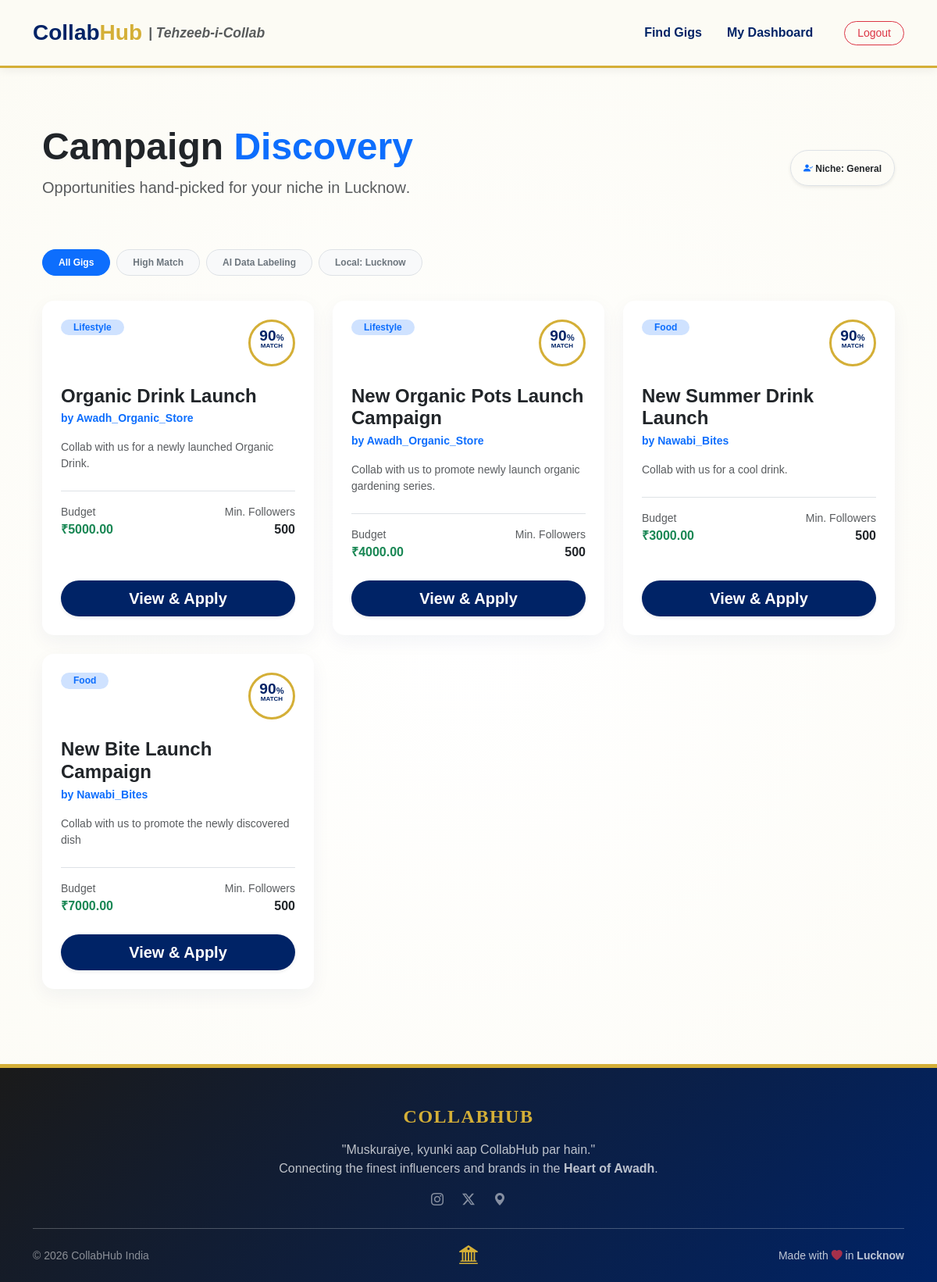
The page /feed/ (signed in) on the database its author committed.
### hub/models.py (models this page shows, shortened)
class User(AbstractUser):
    is_brand = models.BooleanField(default=False)
    is_influencer = models.BooleanField(default=False)

class Campaign(models.Model):
    brand = models.ForeignKey(User, on_delete=models.CASCADE, related_name='campaigns')
    title = models.CharField(max_length=200)
    description = models.TextField()
    budget = models.DecimalField(max_digits=10, decimal_places=2)
    required_niche = models.CharField(max_length=50)
    min_followers = models.PositiveIntegerField(default=0)
    created_at = models.DateTimeField(auto_now_add=True)
    is_active = models.BooleanField(default=True)

### hub/views.py (the view)
# urls.py: path('feed/', views.CampaignFeedView.as_view(), name='campaign_feed'),
class CampaignFeedView(LoginRequiredMixin, ListView):
    model = Campaign
    template_name = 'hub/campaign_feed.html'
    context_object_name = 'campaigns'
    def get_queryset(self):
        return Campaign.objects.all().order_by('-created_at')

### hub/templates/hub/campaign_feed.html
{% extends 'hub/base.html' %}
{% load static %}
{% block content %}
<div class="container py-5">
    <div class="row mb-5 align-items-center">
        <div class="col-md-8">
            <h1 class="display-5 fw-bold text-dark">Campaign <span class="text-primary">Discovery</span></h1>
            <p class="lead text-muted">Opportunities hand-picked for your niche in <strong>{{ user.profile.location|default:"Lucknow" }}</strong>.</p>
        </div>
        <div class="col-md-4 text-md-end">
            <div class="badge text-dark shadow-sm p-3 rounded-pill border">
                <i class="bi bi-person-check-fill text-primary"></i>
                Niche: <strong>{{ user.profile.niche|title|default:"General" }}</strong>
            </div>
        </div>
    </div>
    <div class="d-flex gap-2 mb-4 overflow-auto pb-2">
        <span class="badge rounded-pill filter-pill active">All Gigs</span>
        <span class="badge rounded-pill filter-pill">High Match</span>
        <span class="badge rounded-pill filter-pill">AI Data Labeling</span>
        <span class="badge rounded-pill filter-pill">Local: Lucknow</span>
    </div>
    <div class="row row-cols-1 row-cols-md-2 row-cols-xl-3 g-4">
        {% for campaign in campaigns %}
            <div class="col">
                <div class="card h-100 campaign-card shadow-sm border-0 rounded-4 overflow-hidden">
                    <div class="card-header bg-transparent border-0 pt-4 px-4 d-flex justify-content-between align-items-start">
                        <span class="badge rounded-pill bg-primary-subtle text-primary px-3">{{ campaign.required_niche }}</span>
                        <div class="match-circle">
                            <span class="score-num">{{ campaign.match_score|default:"90" }}</span><span class="percent">%</span>
                            <small class="d-block">Match</small>
                        </div>
                    </div>
                    <div class="card-body px-4">
                        <h4 class="card-title fw-bold mb-1">{{ campaign.title }}</h4>
                        <p class="text-primary fw-semibold small mb-3">by {{ campaign.brand.username }}</p>
                        <p class="card-text text-muted small mb-4">{{ campaign.description|truncatewords:20 }}</p>
                        <div class="campaign-meta d-flex justify-content-between border-top pt-3">
                            <div class="meta-item">
                                <small class="text-muted d-block small">Budget</small>
                                <span class="fw-bold text-success">₹{{ campaign.budget }}</span>
                            </div>
                            <div class="meta-item text-end">
                                <small class="text-muted d-block small">Min. Followers</small>
                                <span class="fw-bold text-dark">{{ campaign.min_followers|default:"500" }}</span>
                            </div>
                        </div>
                    </div>
                    <div class="card-footer bg-transparent border-0 pb-4 px-4">
                        <a href="{% url 'apply_to_campaign' campaign.id %}" class="btn btn-primary w-100 btn-lg rounded-pill shadow-sm">View & Apply</a>
                    </div>
                </div>
            </div>
        {% empty %}
            <div class="col-12 text-center py-5">
                <h3 class="text-muted">No campaigns found for your niche.</h3>
                <a href="{% url 'profile_edit' %}" class="btn btn-link">Update your profile</a>
            </div>
        {% endfor %}
    </div>
</div>
{% endblock %}

### hub/templates/hub/base.html (shortened to what this page needs)
{% load static %}
<!DOCTYPE html>
<html lang="en">
<head>
    <link href="https://cdn.jsdelivr.net/npm/bootstrap@5.3.0/dist/css/bootstrap.min.css" rel="stylesheet">
    <link rel="stylesheet" href="https://cdn.jsdelivr.net/npm/bootstrap-icons@1.11.1/font/bootstrap-icons.css">
    <link rel="stylesheet" href="{% static 'css/style.css' %}">
</head>
<body class="d-flex flex-column min-vh-100">
<nav class="navbar navbar-expand-lg navbar-nawabi py-3">
    <div class="container">
        <a class="navbar-brand d-flex align-items-center" href="{% url 'home' %}">
            <span class="fs-3 fw-bold" style="color: var(--royal-navy);">Collab</span>
            <span class="fs-3 fw-bold" style="color: var(--nawabi-gold);">Hub</span>
            <small class="ms-2 text-muted d-none d-md-inline" style="font-style: italic;">| Tehzeeb-i-Collab</small>
        </a>
        <div class="collapse navbar-collapse justify-content-end" id="navbarNav">
            <ul class="navbar-nav align-items-center gap-3">
                <li class="nav-item"><a class="nav-link nav-link-nawabi" href="{% url 'campaign_feed' %}">Find Gigs</a></li>
                {% if user.is_authenticated %}
                    <li class="nav-item">
                        <a class="nav-link nav-link-nawabi" href="{% url 'dashboard' %}">My Dashboard</a>
                    </li>
                    <li class="nav-item ms-lg-3">
                        <form action="{% url 'logout' %}" method="post" class="d-inline">
                            <button type="submit" class="btn btn-outline-danger btn-sm rounded-pill px-3">Logout</button>
                        </form>
                    </li>
                {% endif %}
            </ul>
        </div>
    </div>
</nav>
<main class="flex-grow-1">
    <div class="container mt-4">
        {% block content %}
        {% endblock %}
    </div>
</main>
<footer class="footer-nawabi pt-5 pb-3 mt-5">
    <div class="container text-center">
        <div class="row justify-content-center mb-4">
            <div class="col-md-6">
                <h4 class="footer-heading fw-bold mb-3">COLLABHUB</h4>
                <p class="text-light opacity-75">
                    "Muskuraiye, kyunki aap CollabHub par hain." <br>
                    Connecting the finest influencers and brands in the <strong>Heart of Awadh</strong>.
                </p>
                <div class="d-flex justify-content-center gap-4 mt-3">
                    <a href="#" class="text-white opacity-50 hover-gold"><i class="bi bi-instagram"></i></a>
                    <a href="#" class="text-white opacity-50 hover-gold"><i class="bi bi-twitter-x"></i></a>
                    <a href="#" class="text-white opacity-50 hover-gold"><i class="bi bi-geo-alt-fill"></i></a>
                </div>
            </div>
        </div>
        <hr class="border-light opacity-25">
        <div class="row align-items-center">
            <div class="col-md-4 text-md-start">
                <small class="opacity-50">&copy; 2026 CollabHub India</small>
            </div>
            <div class="col-md-4 text-center">
                 <i class="bi bi-bank2 fs-4" style="color: var(--nawabi-gold);"></i>
            </div>
            <div class="col-md-4 text-md-end">
                <small class="opacity-75">Made with <i class="bi bi-heart-fill text-danger"></i> in <strong>Lucknow</strong></small>
            </div>
        </div>
    </div>
</footer>
</body>
</html>

### static/css/style.css (style rules this page uses)
:root { --nawabi-gold: #D4AF37; --royal-navy: #002366; --ivory-base: #FCFBF4; }
body { background-color: var(--ivory-base) !important; color: var(--royal-navy); font-family: 'Poppins', sans-serif; min-height: 100vh; display: flex; flex-direction: column; }
.card { background: #ffffff !important; border: none !important; border-radius: 15px !important; box-shadow: 0 8px 25px rgba(0, 35, 102, 0.05) !important; transition: transform 0.2s ease; }
h1, h2, h3, .navbar-brand { color: var(--royal-navy); font-weight: 700; }
.campaign-card { transition: transform 0.3s ease, box-shadow 0.3s ease; border-radius: 20px; background: #ffffff; }
.score-num { font-size: 1.2rem; font-weight: 800; line-height: 1; }
.percent { font-size: 0.7rem; font-weight: bold; }
.filter-pill { background: #fff; color: #666; border: 1px solid #ddd; padding: 10px 20px; cursor: pointer; transition: 0.2s; }
.filter-pill.active, .filter-pill:hover { background: #0d6efd; color: #fff; border-color: #0d6efd; }
.btn-primary { background: #0d6efd; border: none; border-radius: 12px; font-weight: 600; transition: 0.3s; }
.campaign-card { transition: transform 0.2s ease, box-shadow 0.2s ease; }
.filter-pill { padding: 10px 20px; background: #f8f9fa; color: #6c757d; border: 1px solid #dee2e6; cursor: pointer; transition: 0.3s; }
.filter-pill.active, .filter-pill:hover { background: #0d6efd; color: white; border-color: #0d6efd; }
.match-circle { width: 60px; height: 60px; border-radius: 50%; border: 4px solid #198754; text-align: center; padding-top: 8px; line-height: 1; }
.match-circle .score-num { font-size: 1.2rem; font-weight: 800; }
.match-circle .percent { font-size: 0.7rem; }
.match-circle small { font-size: 0.5rem; text-transform: uppercase; font-weight: bold; }
.campaign-card { transition: transform 0.3s ease; }
html, body { height: 100%; }
body { display: flex; flex-direction: column; }
.container { flex: 1 0 auto; }
footer { flex-shrink: 0; }
:root { --nawabi-gold: #D4AF37; --royal-navy: #002366; --ivory-white: #FCFBF4; }
.navbar-nawabi { background-color: var(--ivory-white) !important; border-bottom: 3px solid var(--nawabi-gold); box-shadow: 0 4px 10px rgba(0,0,0,0.05); }
.nav-link-nawabi { color: var(--royal-navy) !important; font-weight: 600; transition: 0.3s; }
.footer-nawabi { background: linear-gradient(135deg, #1a1a1a 0%, var(--royal-navy) 100%); color: white; border-top: 5px solid var(--nawabi-gold); }
.footer-heading { color: var(--nawabi-gold); letter-spacing: 1.5px; font-family: 'Playfair Display', serif; }
body { background-color: var(--ivory-white); color: var(--royal-navy); }
.card { background-color: #ffffff; border: 1px solid rgba(0,35,102,0.05); }
body { background-color: var(--ivory-base); color: var(--royal-navy); }
.card { background-color: #ffffff; border: none; border-radius: 20px; box-shadow: 0 10px 30px rgba(0, 35, 102, 0.05); transition: transform 0.3s ease; }
.match-circle { border: 3px solid var(--nawabi-gold) !important; color: var(--royal-navy) !important; }
.btn-primary { background-color: var(--royal-navy) !important; border-color: var(--royal-navy) !important; }
body { background-color: #FCFBF4 !important; background-image: radial-gradient(circle at 50% 50%, #ffffff 0%, #FCFBF4 100%); color: #002366; min-height: 100vh; }

### rows shown on the page
User: profile.location "Lucknow"
Campaign: required_niche "Lifestyle", match_score "90", title "Organic Drink Launch", brand.username "Awadh_Organic_Store", description "Collab with us for a newly launched Organic Drink.", budget "5000.00", min_followers "500"
Campaign: required_niche "Lifestyle", match_score "90", title "New Organic Pots Launch Campaign", brand.username "Awadh_Organic_Store", description "Collab with us to promote newly launch organic gardening series.", budget "4000.00", min_followers "500"
Campaign: required_niche "Food", match_score "90", title "New Summer Drink Launch", brand.username "Nawabi_Bites", description "Collab with us for a cool drink.", budget "3000.00", min_followers "500"
Campaign: required_niche "Food", match_score "90", title "New Bite Launch Campaign", brand.username "Nawabi_Bites", description "Collab with us to promote the newly discovered dish", budget "7000.00", min_followers "500"

### other values the page prints
{{ user.profile.niche|title|default:"General" }} "General"
